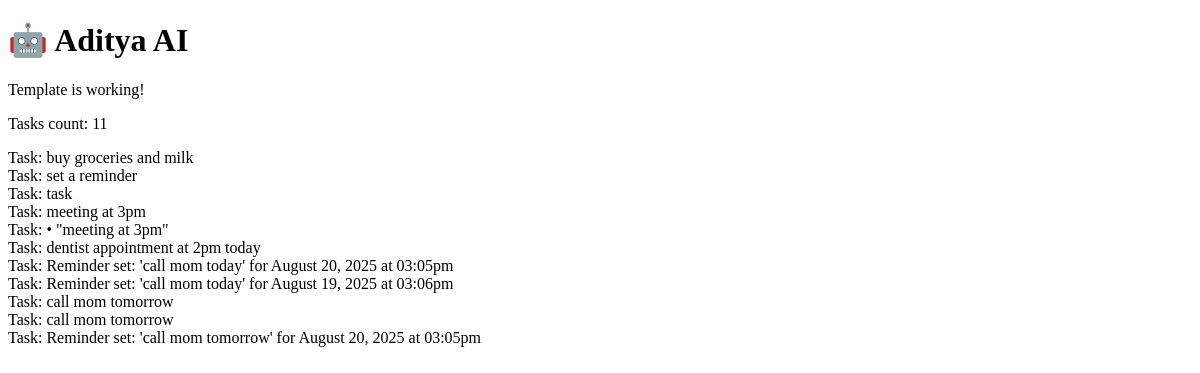
Before: /testtemplate with the older database file.
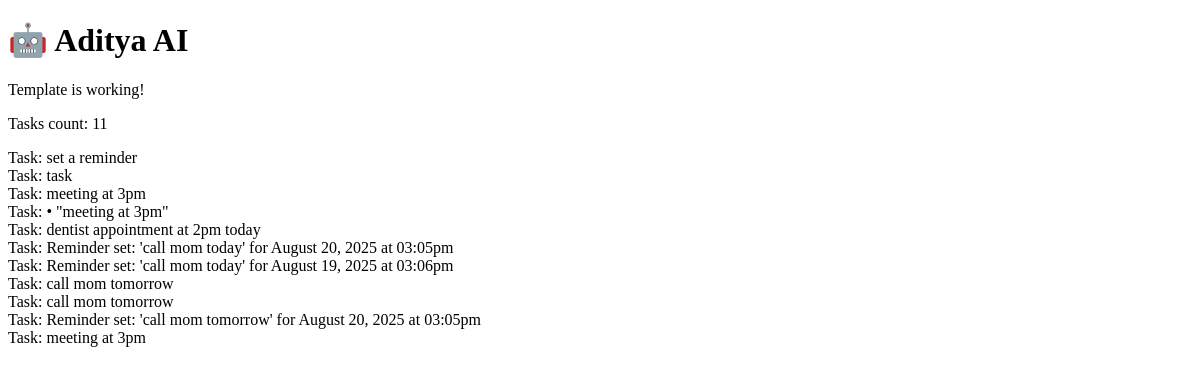
After: the same page with the newer database file.
### tables this page shows
CREATE TABLE tasks (
            id INTEGER PRIMARY KEY AUTOINCREMENT,
            content TEXT NOT NULL,
            task_type TEXT NOT NULL DEFAULT 'reminder',
            datetime TEXT,
            created_at TEXT NOT NULL,
            completed BOOLEAN DEFAULT FALSE
        );

### app.py (the view)
@app.route('/testtemplate')
def test_template():
    tasks = get_tasks()
    return render_template('test.html', tasks=tasks)

### models.py (called while the page is built)
def get_db_connection():
    conn = sqlite3.connect(DATABASE)
    conn.row_factory = sqlite3.Row
    return conn

def get_tasks():
    try:
        conn = get_db_connection()
        cursor = conn.cursor()
        cursor.execute('''
            SELECT * FROM tasks
            WHERE completed = FALSE
            ORDER BY datetime ASC, created_at ASC
        ''')
        tasks = cursor.fetchall()
        cursor.close()
        conn.close()
        return [dict(task) for task in tasks]
    except sqlite3.Error as e:
        print(f"❌ Error getting tasks: {e}")
        return []

### templates/test.html (shortened to what this page needs)
<!DOCTYPE html>
<html lang="en">
<head>
</head>
<body>
    <h1>🤖 Aditya AI</h1>
    <p>Template is working!</p>
    <p>Tasks count: {{ tasks|length }}</p>
    {% for task in tasks %}
        <div>Task: {{ task.content }}</div>
    {% endfor %}
</body>
</html>

Changed rows visible on the page:
removed tasks: content "buy groceries and milk"
added tasks: content "meeting at 3pm"
